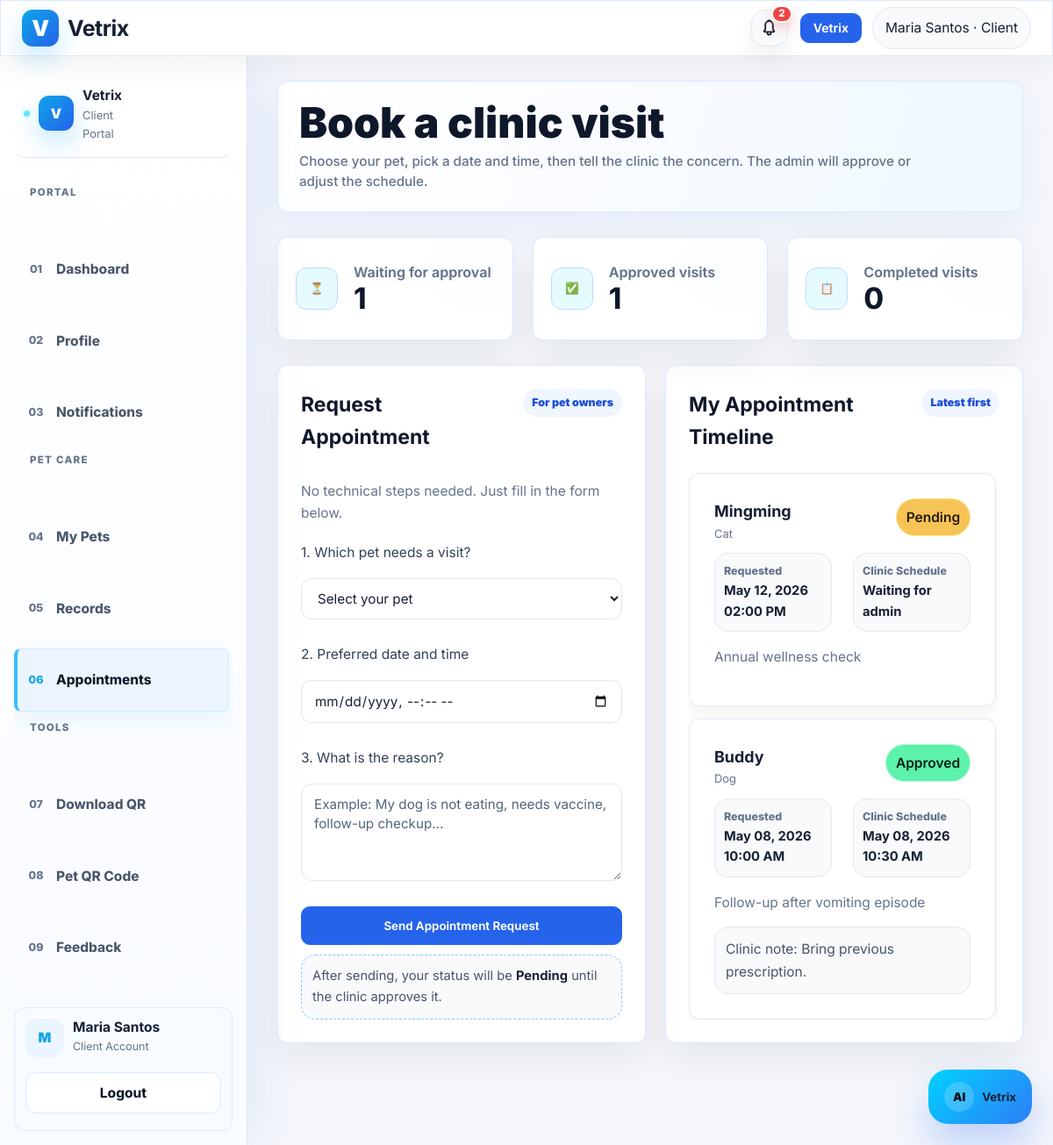
/client/appointments.php (signed in), run on the app's committed database.
### tables this page shows
CREATE TABLE appointments (
    id INT AUTO_INCREMENT PRIMARY KEY,
    owner_id INT NOT NULL,
    pet_id INT NOT NULL,
    requested_date DATETIME NOT NULL,
    scheduled_date DATETIME NULL,
    assigned_vet_id INT NULL,
    confirmation_code VARCHAR(40) NULL,
    reason TEXT,
    status ENUM('pending','approved','completed','cancelled') DEFAULT 'pending',
    admin_notes TEXT,
    created_at TIMESTAMP DEFAULT CURRENT_TIMESTAMP,
    FOREIGN KEY (owner_id) REFERENCES users(id) ON DELETE CASCADE,
    FOREIGN KEY (pet_id) REFERENCES pets(id) ON DELETE CASCADE,
    FOREIGN KEY (assigned_vet_id) REFERENCES users(id) ON DELETE SET NULL
);

CREATE TABLE pets (
    id INT AUTO_INCREMENT PRIMARY KEY,
    owner_id INT NOT NULL,
    name VARCHAR(100) NOT NULL,
    species VARCHAR(50),
    breed VARCHAR(80),
    sex VARCHAR(20),
    birth_date DATE,
    weight DECIMAL(6,2),
    color VARCHAR(50),
    allergies TEXT,
    critical_notes TEXT,
    notes TEXT,
    pet_photo VARCHAR(255) NULL,
    verification_status ENUM('pending','approved','rejected','in_person_confirmation') DEFAULT 'pending',
    verification_notes TEXT NULL,
    verified_by INT NULL,
    verified_at TIMESTAMP NULL DEFAULT NULL,
    last_updated_by INT NULL,
    created_at TIMESTAMP DEFAULT CURRENT_TIMESTAMP,
    updated_at TIMESTAMP NULL DEFAULT NULL,
    FOREIGN KEY (owner_id) REFERENCES users(id) ON DELETE CASCADE
);

### client/appointments.php (the view, shortened to what this page needs)
<?php
require_once "../config/database.php";
require_once "../includes/functions.php";
$uid=current_user_id();
include "../includes/header.php";
include "../includes/navbar.php";
$rows=$conn->query("SELECT a.*,p.name pet_name,p.species FROM appointments a JOIN pets p ON a.pet_id=p.id WHERE a.owner_id=$uid ORDER BY a.requested_date DESC");
$pending=$conn->query("SELECT COUNT(*) c FROM appointments WHERE owner_id=$uid AND status='pending'")->fetch_assoc()['c'];
$approved=$conn->query("SELECT COUNT(*) c FROM appointments WHERE owner_id=$uid AND status='approved'")->fetch_assoc()['c'];
$completed=$conn->query("SELECT COUNT(*) c FROM appointments WHERE owner_id=$uid AND status='completed'")->fetch_assoc()['c'];
?>
<div class="layout"><?php include "../includes/client_sidebar.php";?><main class="content">
<section class="hero client-hero-banner hero-friendly no-hero-bubbles mb-4">
    <div>
        <h1>Book a clinic visit</h1>
        <p>Choose your pet, pick a date and time, then tell the clinic the concern. The admin will approve or adjust the schedule.</p>
    </div>
</section>
<div class="dashboard-metric-grid client-appointment-metric-grid mb-4">
    <div class="dashboard-metric-card">
        <div class="dashboard-metric-icon">⏳</div>
        <div><div class="dashboard-metric-label">Waiting for approval</div><div class="dashboard-metric-value"><?=$pending?></div></div>
    </div>
    <div class="dashboard-metric-card">
        <div class="dashboard-metric-icon">✅</div>
        <div><div class="dashboard-metric-label">Approved visits</div><div class="dashboard-metric-value"><?=$approved?></div></div>
    </div>
    <div class="dashboard-metric-card">
        <div class="dashboard-metric-icon">📋</div>
        <div><div class="dashboard-metric-label">Completed visits</div><div class="dashboard-metric-value"><?=$completed?></div></div>
    </div>
</div>
<div class="appointment-layout">
    <div class="soft-card appointment-request-card">
        <div class="card-title-row"><h3>Request Appointment</h3><span>For pet owners</span></div>
        <p class="text-muted">No technical steps needed. Just fill in the form below.</p>
        <form method="POST" class="friendly-form">
            <label>1. Which pet needs a visit?</label>
            <select class="form-select" name="pet_id" required>
                <option value="">Select your pet</option>
            </select>
            <label>2. Preferred date and time</label>
            <input class="form-control" type="datetime-local" name="requested_date" required>
            <label>3. What is the reason?</label>
            <textarea class="form-control" name="reason" placeholder="Example: My dog is not eating, needs vaccine, follow-up checkup..." rows="4" required></textarea>
            <button class="btn btn-primary w-100 rounded-pill friendly-submit">Send Appointment Request</button>
            <div class="help-note">After sending, your status will be <b>Pending</b> until the clinic approves it.</div>
        </form>
    </div>
    <div class="soft-card">
        <div class="card-title-row"><h3>My Appointment Timeline</h3><span>Latest first</span></div>
        <div class="appointment-cards">
            <?php while($r=$rows->fetch_assoc()): ?>
                <div class="friendly-appointment-card status-<?=e($r['status'])?>">
                    <div class="appointment-head">
                        <div><b><?=e($r['pet_name'])?></b><small><?=e($r['species'])?></small></div>
                        <?=badge($r['status'])?>
                    </div>
                    <div class="appointment-info-grid">
                        <div><span>Requested</span><b><?=e(date('M d, Y h:i A', strtotime($r['requested_date'])))?></b></div>
                        <div><span>Clinic Schedule</span><b><?= $r['scheduled_date'] ? e(date('M d, Y h:i A', strtotime($r['scheduled_date']))) : 'Waiting for admin' ?></b></div>
                    </div>
                    <p><?=e($r['reason'])?></p>
                    <?php if($r['admin_notes']): ?><div class="admin-note">Clinic note: <?=e($r['admin_notes'])?></div><?php endif;?>
                </div>
            <?php endwhile;?>
        </div>
    </div>
</div>
</main></div><?php include "../includes/footer.php";?>

### includes/functions.php (shortened to what this page needs)
<?php
function e($value) {
    return htmlspecialchars($value ?? '', ENT_QUOTES, 'UTF-8');
}
function current_user_id() { return $_SESSION['user_id'] ?? null; }
function badge($status) {
    $status = strtolower($status ?? '');
    $map = [
        'pending' => 'warning', 'approved' => 'success', 'completed' => 'primary',
        'cancelled' => 'danger', 'active' => 'success', 'inactive' => 'secondary',
        'read' => 'secondary', 'unread' => 'info', 'rejected' => 'danger',
        'in_person_confirmation' => 'info'
    ];
    $class = $map[$status] ?? 'secondary';
    return "<span class='badge text-bg-$class'>" . e(ucfirst($status)) . "</span>";
}
?>

### data on the page
appointments: pet.name "Mingming", pet.species "Cat", status "Pending", requested_date "May 12, 2026 02:00 PM", shows "Waiting for admin", reason "Annual wellness check"
appointments: pet.name "Buddy", pet.species "Dog", status "Approved", requested_date "May 08, 2026 10:00 AM", scheduled_date "May 08, 2026 10:30 AM", reason "Follow-up after vomiting episode", admin_notes "Bring previous prescription."

### other printed values
$notifLabel "2"
$_SESSION['full_name'] "Maria Santos"
$navRole "Client"
$section "PORTAL"
$link[0] "01"
$link[1] "Dashboard"
$link[0] "02"
$link[1] "Profile"
$link[0] "03"
$link[1] "Notifications"
$section "PET CARE"
$link[0] "04"
$link[1] "My Pets"
$link[0] "05"
$link[1] "Records"
